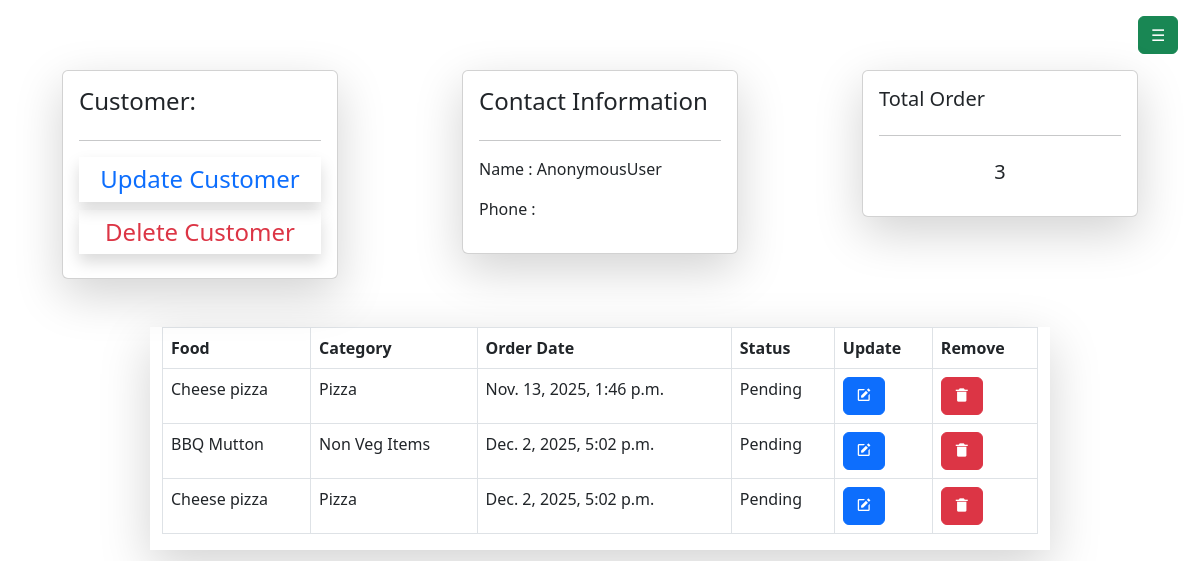
Screenshot of /customer/ with the database file from the repository.
### userspage/models.py (models this page shows)
class Order(models.Model):
	PAYMENT=(
		('Cash on Delivery','Cash on Delivery'),
	)
	food=models.ForeignKey(Food,on_delete=models.CASCADE)
	user=models.ForeignKey(User,on_delete=models.CASCADE)
	quantity=models.IntegerField()
	total_price=models.IntegerField(null=True)
	STATUS=[
		('Pending','Pending'),
		('Out for deliver','Out of deliver'),
		('Delivered','Delivered')
	]
	status=models.CharField(default='Pending',max_length=200,choices=STATUS,null=True)
	payment_method=models.CharField(max_length=200,choices=PAYMENT)
	payment_status=models.BooleanField(default=False,null=True)
	contact_no=models.CharField(max_length=15)
	address=models.CharField(max_length=50)
	order_date=models.DateTimeField(auto_now_add=True)

### demo_app/models.py (models this page shows, shortened)
class Food(models.Model):
	food_name=models.CharField(max_length=100)
	food_price=models.PositiveIntegerField()
	Food_image=models.FileField(upload_to='static/uploads',null=True)
	food_description=models.TextField()
	created_by=models.CharField(max_length=50)
	category=models.ForeignKey(Category,on_delete=models.CASCADE,null=True)
	is_available = models.BooleanField(default=True)

class Category(models.Model):
	category_name=models.CharField(max_length=200,unique=True)
	def __str__(self):
		return self.category_name

### adminapp/views.py (the view)
# urls.py: path("customer/",views.customer),
def customer(request):
    order = Order.objects.all()
    order_count = order.count()
    context = {"order": order, "or": order_count}
    return render(request, "inv/customer.html", context)

### demo_app/context_processors.py (called while the page is built)
def menu_links(request):
    links = Category.objects.all()
    return dict(links=links)

### adminapp/templates/inv/customer.html (shortened to what this page needs)
{% extends "accounts/layouts.html" %}
{% load crispy_forms_tags %}
{% block main_content %}
<div class="container-fluid mt-3">
	<div class="row justify-content-around">
		<div class="col-md-3">
			<div class="card card-body shadow-lg">
				<h4 class="mb-2">Customer:</h4>
			<hr>
			<div class="div border-primary">
				<h4 class="text-primary shadow text-center p-2 mb-2">
					Update Customer
				</h4>
			</div>
			<div class="div border-primary ">
				<h4 class="text-danger shadow text-center p-2 ">
					Delete Customer
				</h4>
			</div>
			</div>
		</div>
		<div class="col-md-3">
			<div class="card card-body shadow-lg">
				<h4>Contact Information</h4>
				<hr>
				<p>Name : {{ user }} </p>
				<p>Phone :{{ contact_no }} </p>
			</div>
		</div>
		<div class="col-md-3">
			<div class="card card-body shadow-lg">
				<h5>Total Order</h5>
				<hr>
				<h5 class="text-center mb-3 mr-2">3</h5>
			</div>
		</div>
	</div>
</div>
<div class="container-fluid mt-5">
	<div class="row justify-content-center">
		<div class="col-md-9 justify-content-center shadow-lg">
			<table class="table table-bordered table-hover">
				<thead>
					<tr>
						<th>Food</th>
						<th>Category</th>
						<th>Order Date</th>
						<th>Status</th>
						<th>Update</th>
						<th>Remove</th>
					</tr>
				</thead>
				<tbody>
					{% for order in order %}
					<tr>
						<td>{{order.food.food_name}}</td>
						<td>{{order.food.category}}</td>
						<td>{{order.order_date}}</td>
						<td>{{order.status}}</td>
						<td><a href="/updateadmin/{{post.id}}" class="btn btn-primary text-white">
							<i class="bx bxs-edit"></i>
						</a></td>
						<td><a href="/demo/delete_food/{{post.id}}" class="btn btn-danger text-white"
							onclick="return confirm('Are You Soure want to Delete this food?')">
							<i class="bx bxs-trash-alt"></i>
						</a></td>
					</tr>
					{% endfor %}
				</tbody>
			</table>
		</div>
	</div>
</div>
{% endblock %}

### rows the page displays
Order: food.food_name "Cheese pizza", food.category "Pizza", order_date "Nov. 13, 2025, 1:46 p.m.", status "Pending"
Order: food.food_name "BBQ Mutton", food.category "Non Veg Items", order_date "Dec. 2, 2025, 5:02 p.m.", status "Pending"
Order: food.food_name "Cheese pizza", food.category "Pizza", order_date "Dec. 2, 2025, 5:02 p.m.", status "Pending"

### other values shown
{{ user }} "AnonymousUser"
